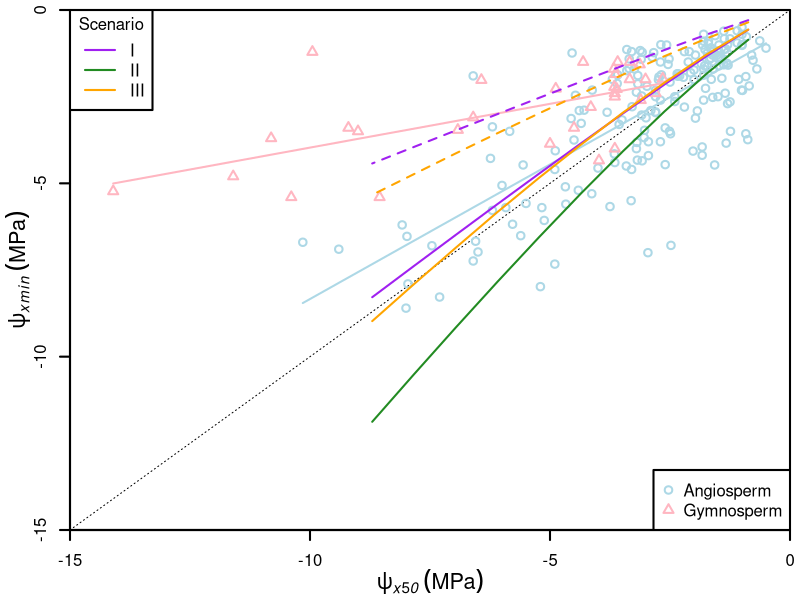

Here is the R script that generated this plot:

# Data
datam <- read.csv("Data/P50 vs pxmin.csv")
datao <- read.csv("Data/Choat2012.csv")
dataAng <- subset(datao, Type=="Angiosperm", select=c("Psi50", "Psimin"))
dataAng <- dataAng[order(dataAng$Psi50), ]
dataGym <- subset(datao, Type=="Gymnosperm", select=c("Psi50", "Psimin"))
dataGym <- dataGym[order(dataGym$Psi50), ]

# Regression
fitAng <- nls(Psimin ~ -a*Psi50+b, data=dataAng, start=list(a=-0.4, b=-1),
              control=c(minFactor=1e-5))
fitGym <- nls(Psimin ~ -a*Psi50+b, data=dataGym, start=list(a=-0.4, b=-1),
              control=c(minFactor=1e-5))

# Figures
Cols <- c("lightblue", "lightpink", "purple", "forestgreen", "orange")
windows(8, 6)
par(mgp=c(2.2, 1, 0), xaxs="i", yaxs="i", lwd=2, mar=c(3.5, 3.5, 0.5, 0.5), mfrow=c(1, 1))
plot(0, 0, type="n",
     xaxt="n", yaxt="n", xlab=NA, ylab=NA,
     xlim=c(-15, 0), ylim=c(-15, 0),
     cex.lab=1.3, col=Cols[1])

axis(1, xlim=c(-15, 0), pos=-15, lwd=2, at=c(-15, -10, -5, 0))
mtext(expression(italic(psi[x50])~(MPa)),side=1,line=2.4, cex=1.3)
axis(2, ylim=c(-15, 0), pos=-15, lwd=2, at=c(-15, -10, -5, 0))
mtext(expression(italic(psi[xmin])~(MPa)),side=2,line=1.8, cex=1.3)
abline(a=0, b=1, lwd=1, lty=3)
legend("topleft", legend=c("I", "II", "III"), title="Scenario", lty=c(1), col=Cols[3:5])
legend("bottomright", c("Angiosperm", "Gymnosperm"), pch=c(1, 2), col=Cols[1:2])

points(dataAng, type="p", col=Cols[1], pch=1)
lines(dataAng$Psi50, predict(fitAng), col=Cols[1])
points(dataGym, type="p", col=Cols[2], pch=2)
lines(dataGym$Psi50, predict(fitGym), col=Cols[2])

points(subset(datam, pkx=="100%" & h3=="25", select=c("P50", "pxmin")), type="l", col=Cols[3])
points(subset(datam, pkx=="100%" & h3=="100", select=c("P50", "pxmin")), type="l", lty=2, col=Cols[3])
points(subset(datam, pkx=="0%", select=c("P50", "pxmin")), type="l", col=Cols[4])
points(subset(datam, pkx=="50%" & h3=="25", select=c("P50", "pxmin")), type="l", col=Cols[5])
points(subset(datam, pkx=="50%" & h3=="100", select=c("P50", "pxmin")), type="l", lty=2, col=Cols[5])

dev.copy2pdf(file = "Figures/Psimin - Psi50.pdf")
